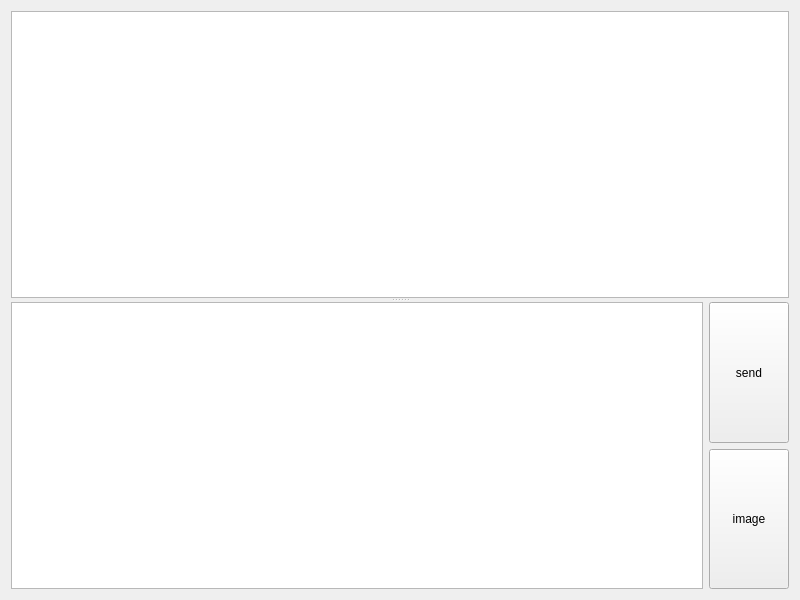
<?xml version="1.0" encoding="UTF-8"?>
<ui version="4.0">
 <class>Widget</class>
 <widget class="QWidget" name="Widget">
  <property name="geometry">
   <rect>
    <x>0</x>
    <y>0</y>
    <width>800</width>
    <height>600</height>
   </rect>
  </property>
  <property name="windowTitle">
   <string>Server</string>
  </property>
  <layout class="QVBoxLayout" name="verticalLayout_2">
   <item>
    <widget class="QSplitter" name="splitter">
     <property name="orientation">
      <enum>Qt::Vertical</enum>
     </property>
     <widget class="QTextEdit" name="textMsg">
      <property name="font">
       <font>
        <family>Arial</family>
        <pointsize>14</pointsize>
       </font>
      </property>
      <property name="readOnly">
       <bool>true</bool>
      </property>
     </widget>
     <widget class="QWidget" name="layoutWidget">
      <layout class="QHBoxLayout" name="horizontalLayout">
       <item>
        <widget class="QTextEdit" name="textEdit">
         <property name="font">
          <font>
           <family>Arial</family>
           <pointsize>14</pointsize>
          </font>
         </property>
         <property name="readOnly">
          <bool>false</bool>
         </property>
        </widget>
       </item>
       <item>
        <layout class="QVBoxLayout" name="verticalLayout">
         <item>
          <widget class="QPushButton" name="btnsend">
           <property name="sizePolicy">
            <sizepolicy hsizetype="Minimum" vsizetype="Preferred">
             <horstretch>0</horstretch>
             <verstretch>0</verstretch>
            </sizepolicy>
           </property>
           <property name="text">
            <string>send</string>
           </property>
          </widget>
         </item>
         <item>
          <widget class="QPushButton" name="btnimage">
           <property name="sizePolicy">
            <sizepolicy hsizetype="Minimum" vsizetype="Preferred">
             <horstretch>0</horstretch>
             <verstretch>0</verstretch>
            </sizepolicy>
           </property>
           <property name="text">
            <string>image</string>
           </property>
          </widget>
         </item>
        </layout>
       </item>
      </layout>
     </widget>
    </widget>
   </item>
  </layout>
 </widget>
 <resources/>
 <connections/>
</ui>
